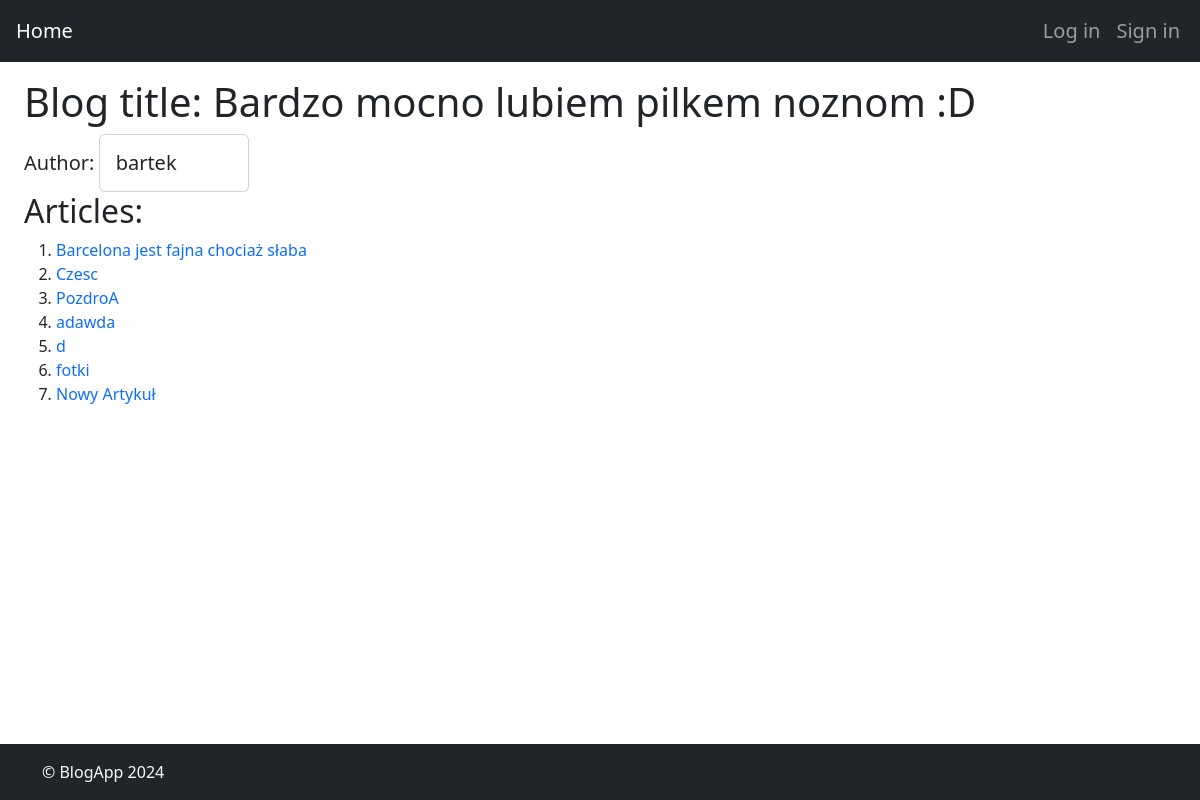
Page /blogs/1/ on the earlier database version.
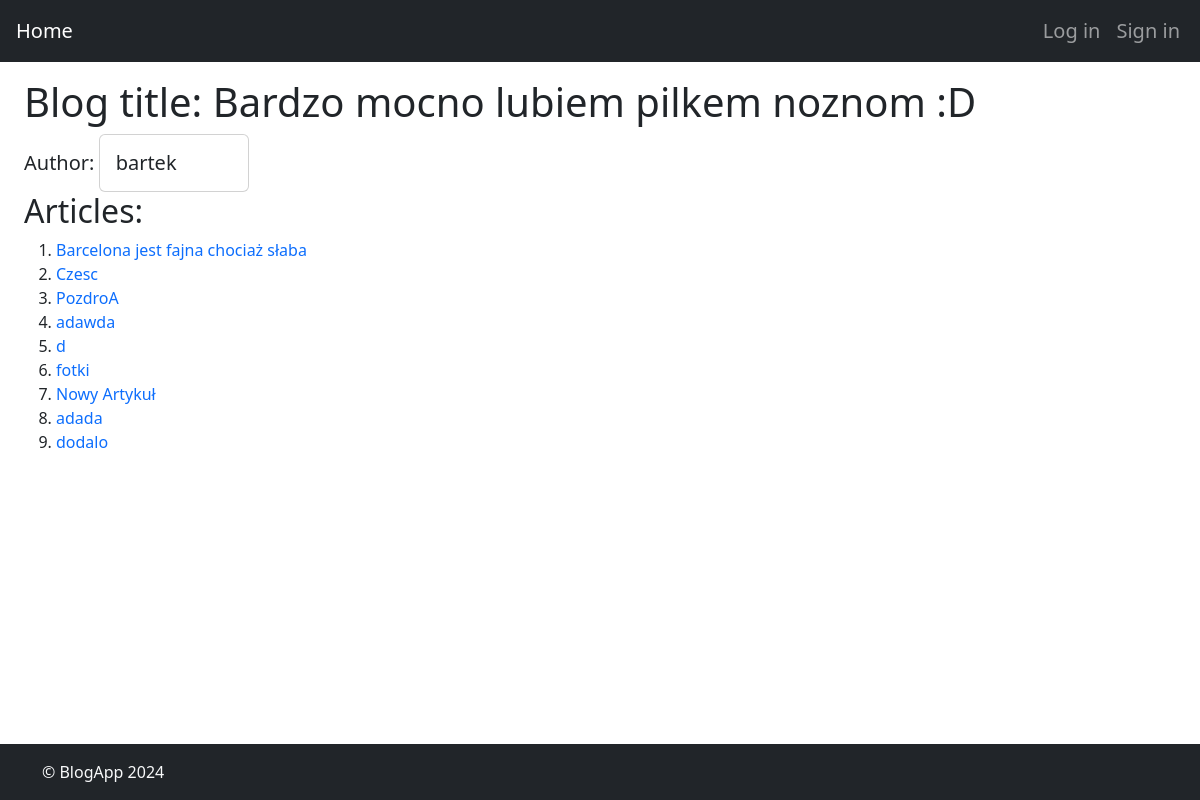
Same page on the later database version.
### blogApp/models.py (models this page shows, shortened)
class Article(models.Model):
    title = models.CharField(max_length=100)
    content = models.CharField(max_length=2000)
    public = models.BooleanField(default=False)
    password = models.CharField(max_length=100, blank=True)
    date = models.CharField(max_length=100)
    location = models.CharField(max_length=100)
    blog = models.ForeignKey(Blog, on_delete=models.CASCADE)
    images = models.ManyToManyField('ArticleImage', related_name='articles', blank=True)

### blogApp/views.py (the view)
# urls.py: path('blogs/<int:blog_id>/', views.blog_detail, name='blog_detail'),
def blog_detail(request, blog_id):
    blog = get_object_or_404(Blog, pk=blog_id)
    articles = Article.objects.filter(blog=blog)
    author_avatar = blog.author.avatar  # Pobieramy avatar autora bloga
    return render(request, 'blogs/blog_detail.html', {'blog': blog, 'articles': articles, 'author_avatar': author_avatar})

### blogApp/templates/blogs/blog_detail.html (shortened to what this page needs)
{% extends 'base.html' %}
{% block content %}
<div class="ms-2 mt-2">
    <div class="d-flex align-items-center w-100">
        <h1 class="text-center">Blog title: {{ blog.title }}</h1>
    </div>
    <h5 class="d-inline">Author:</h2>
        <div class="card d-inline-block" style="max-width: 200px; min-width: 150px;">
            <div class="row g-0">
                <div class="col-md-8">
                    <div class="card-body">
                        <h5 class="card-text">{{ blog.author.username }}</h5>
                    </div>
                </div>
            </div>
        </div>
        <h2>Articles:</h2>
        <ol>
            {% for article in articles %}
            <li><a href="{% url 'article_detail' blog_id=blog.id article_id=article.id %}">{{ article.title }}</a></li>
            {% endfor %}
        </ol>
</div>
{% endblock %}

Differences in the rows shown:
added Article: title "adada"
added Article: title "dodalo"
